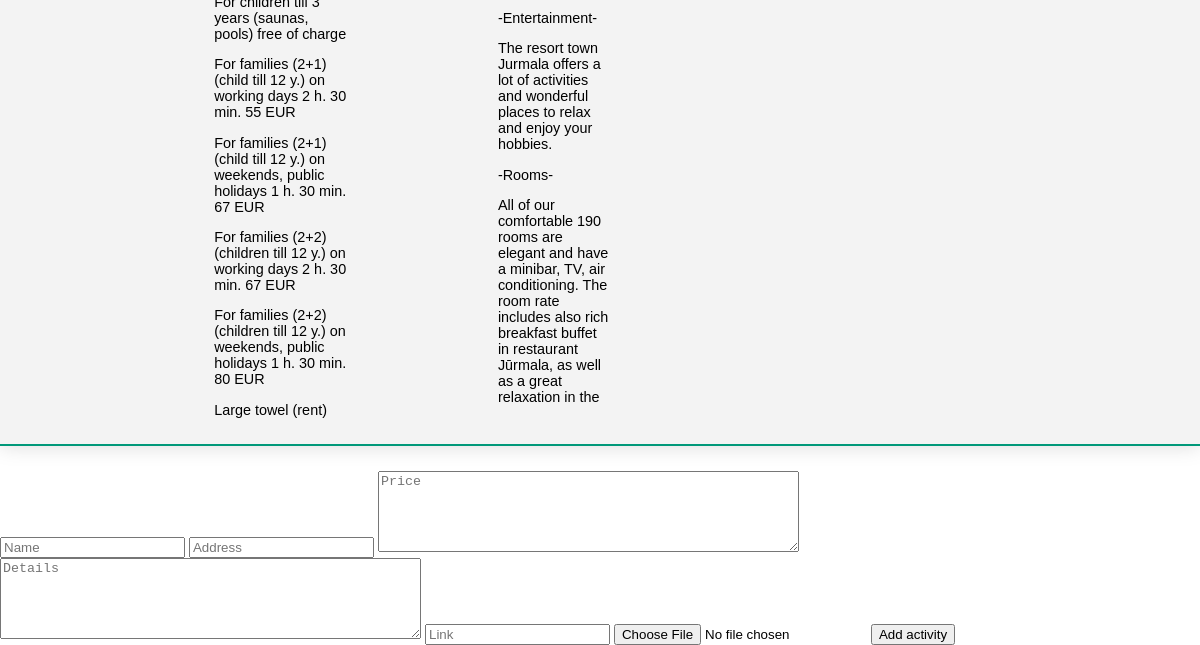
Page /php/admin/ActivitiesAdmin.php (signed in, lower part) on the earlier database version.
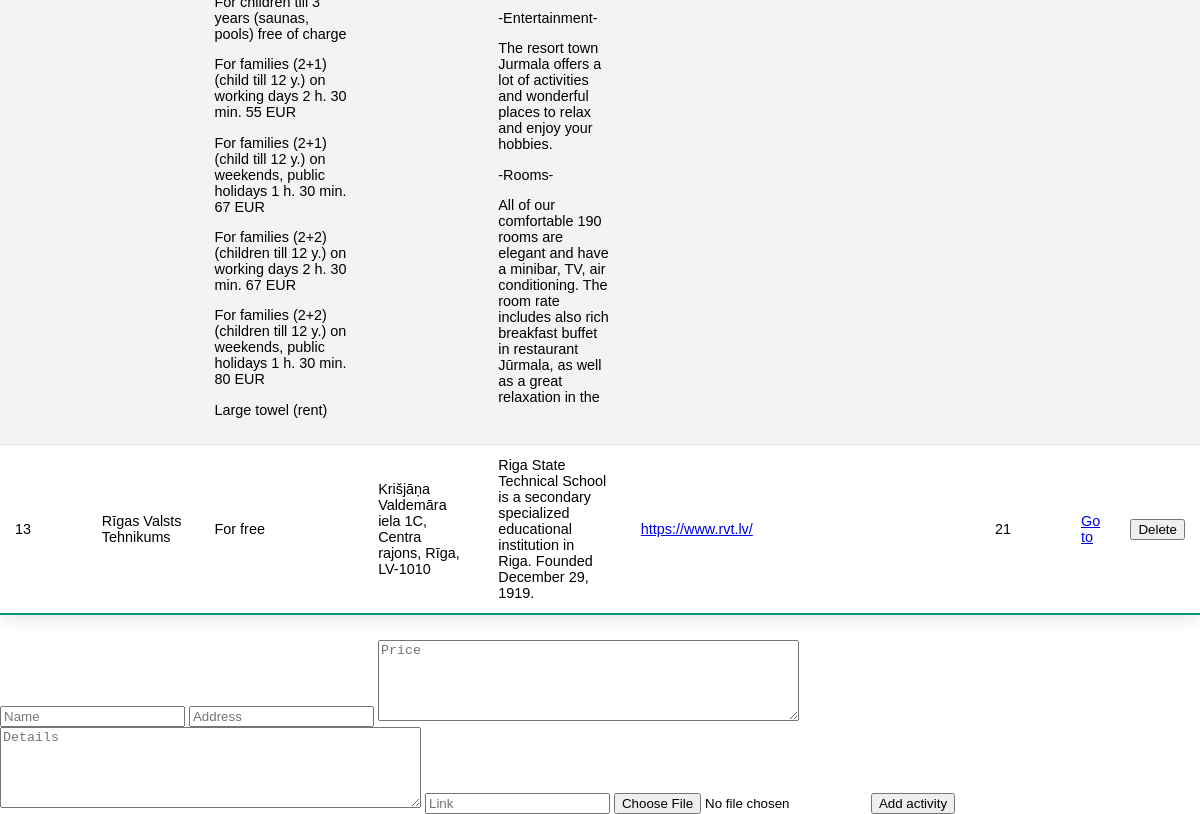
Same page on the later database version.
### tables this page shows
CREATE TABLE IF NOT EXISTS `offers` (
  `OffersID` int NOT NULL AUTO_INCREMENT,
  `Name` text,
  `Address` text,
  `Price` text,
  `Details` text,
  `Link` text,
  `ImageID` int DEFAULT NULL,
  PRIMARY KEY (`OffersID`),
  KEY `FK_offers_images` (`ImageID`),
  CONSTRAINT `FK_offers_images` FOREIGN KEY (`ImageID`) REFERENCES `images` (`ImageID`)
);

### php/admin/ActivitiesAdmin.php (the view, shortened to what this page needs)
<!DOCTYPE html>
<html lang="en">
<head>
    <link rel="stylesheet" href="..\..\css\admin\ActivitiesAdmin.css">
</head>
<body>
    <table class="styled-table">
        <?php
        $host = "127.0.0.1";
        $dbname = "booking";
        $username = "root";
        $password = "";
        try {
            $conn = new PDO("mysql:host=$host;dbname=$dbname", $username, $password);
            $conn->setAttribute(PDO::ATTR_ERRMODE, PDO::ERRMODE_EXCEPTION);
            $query = $conn->prepare("SELECT * FROM offers");
            $query->execute();
            $results = $query->fetchAll();
        } catch (PDOException $e) {
            echo 'Error: ' . $e->getMessage();
        }
        foreach ($results as $row) {
            echo "<tr><td>" . $row['OffersID'] . "</td>";
            echo "<td>" . $row['Name'] . "</td>";
            echo "<td>" . $row['Price'] . "</td>";
            echo "<td>" . $row['Address'] . "</td>";
            echo "<td>" . $row['Details'] . "</td>";
            echo "<td><a href = '" . $row['Link'] . "'>" . $row['Link'] . "</a></td>";
            echo "<td>" . $row['ImageID'] . "</td>";
            echo "<td><a href='../template/template.php?id=" . $row['OffersID'] . "'>Go to</a></td>";
            echo "<td>";
            echo "<form action='..\..\FunctionsPHP\activities\delete_activities.php' method='post'>";
            echo "<input type='submit' value='Delete'>";
            echo "</form>";
            echo "</td></tr>";
        }
        ?>
    </table>
    <form action="<?php echo $_SERVER['PHP_SELF']; ?>" method="post" enctype="multipart/form-data">
        <input type="text" name="Name"  placeholder="Name" required>
        <input type="text" name="Address"  placeholder="Address" required>
        <textarea name="Price" rows="5" cols="50" placeholder="Price"  required></textarea>
        <textarea name="Details" rows="5" cols="50" placeholder="Details"  required></textarea>
        <input type="text" name="Link"  placeholder="Link" required>
        <input type="file" name="image" required>
        <input type="submit" name="activity" value="Add activity">
    </form>
</body>
</html>

Differences in the rows shown:
added offers: OffersID "13", Name "Rīgas Valsts Tehnikums", Price "For free", Address "Krišjāņa Valdemāra iela 1C, Centra rajons, Rīga, LV-1010", Details "Riga State Technical School is a secondary specialized educational institution in Riga. Founded December 29, 1919.", Link "https://www.rvt.lv/", ImageID "21"
